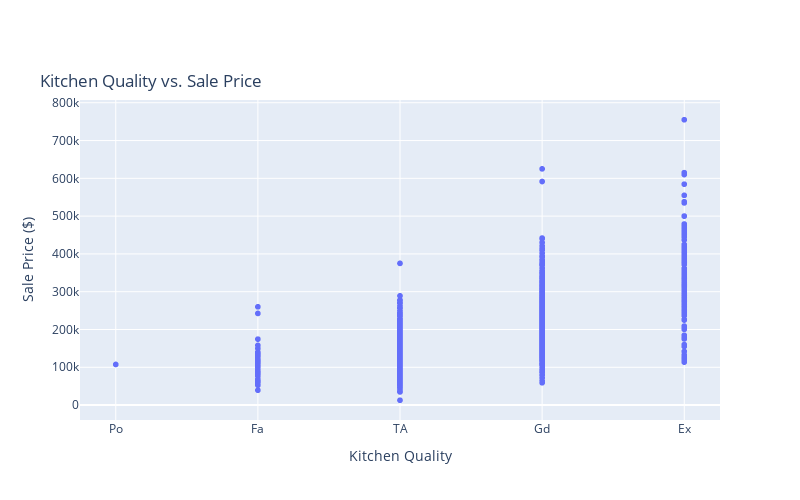

Notebook code cell kept with this figure:
### Code cell
fig = px.scatter(housing, x='KitchenQual', y='SalePrice',
             title='Kitchen Quality vs. Sale Price',
             labels={'KitchenQual': 'Kitchen Quality', 'SalePrice': 'Sale Price ($)'},
             category_orders={'KitchenQual': ['Po', 'Fa', 'TA', 'Gd', 'Ex']})

fig.update_layout(
    title=dict(y=0.85),
    height=500,
    width=800)

fig.show()

fig.write_image("images/kitchen_price_nobox.png")

### Figure 1 — Plotly figure (JSON) as saved in the notebook; plotly's stock layout.template omitted (floating-point values rounded to 4 significant figures; data arrays with more than 128 entries replaced by an {"elided": "..."} marker saying what was removed)
{"data": [{"hovertemplate": "Kitchen Quality=%{x}<br>Sale Price ($)=%{y}<extra></extra>", "legendgroup": "", "marker": {"color": "#636efa", "symbol": "circle"}, "mode": "markers", "name": "", "showlegend": false, "type": "scattergl", "x": {"elided": "2579 str values"}, "xaxis": "x", "y": {"elided": "2579 int values"}, "yaxis": "y"}], "layout": {"height": 500, "legend": {"tracegroupgap": 0}, "title": {"text": "Kitchen Quality vs. Sale Price", "y": 0.85}, "width": 800, "xaxis": {"anchor": "y", "categoryarray": ["Po", "Fa", "TA", "Gd", "Ex"], "categoryorder": "array", "domain": [0, 1], "title": {"text": "Kitchen Quality"}}, "yaxis": {"anchor": "x", "domain": [0, 1], "title": {"text": "Sale Price ($)"}}}}
